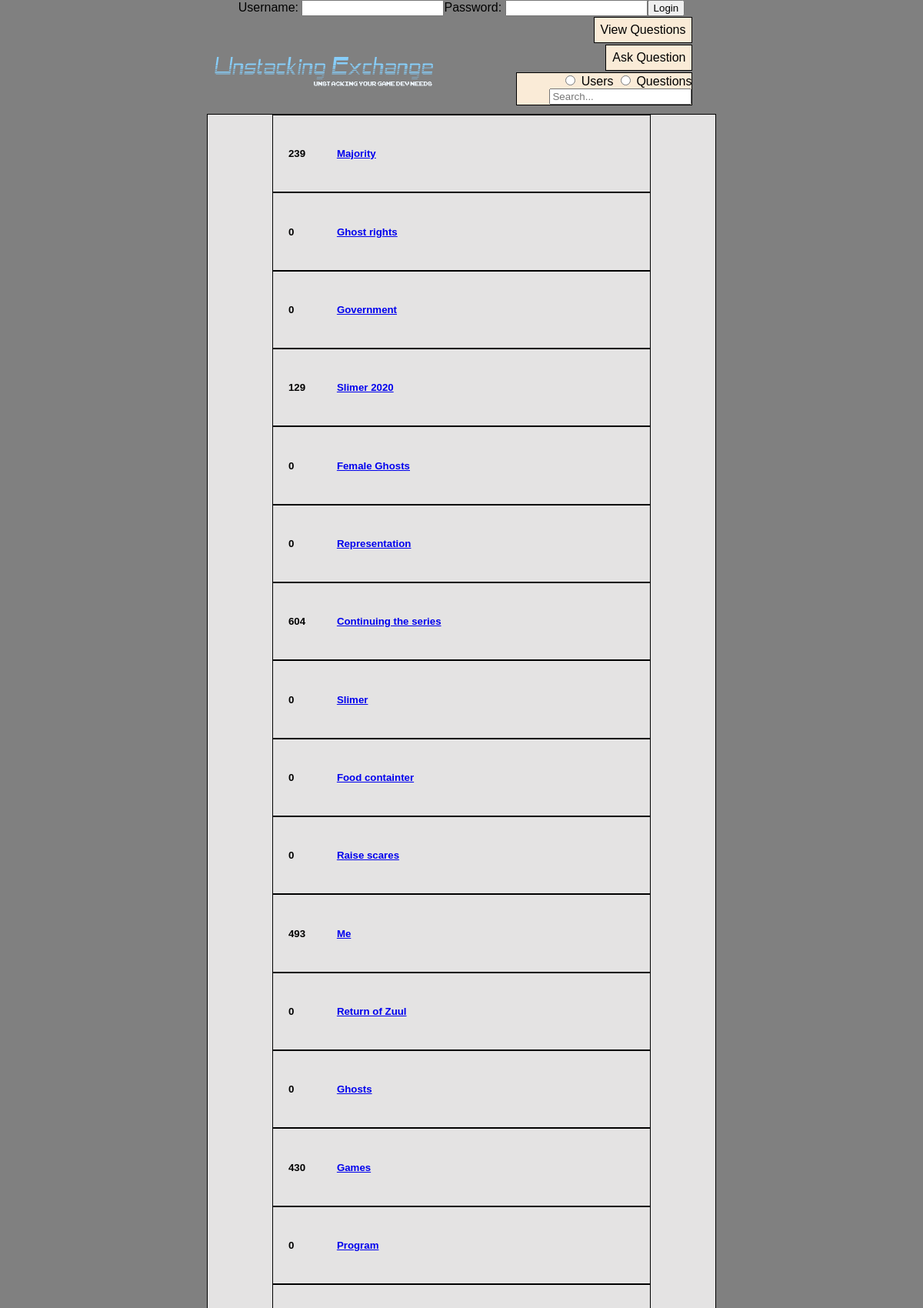
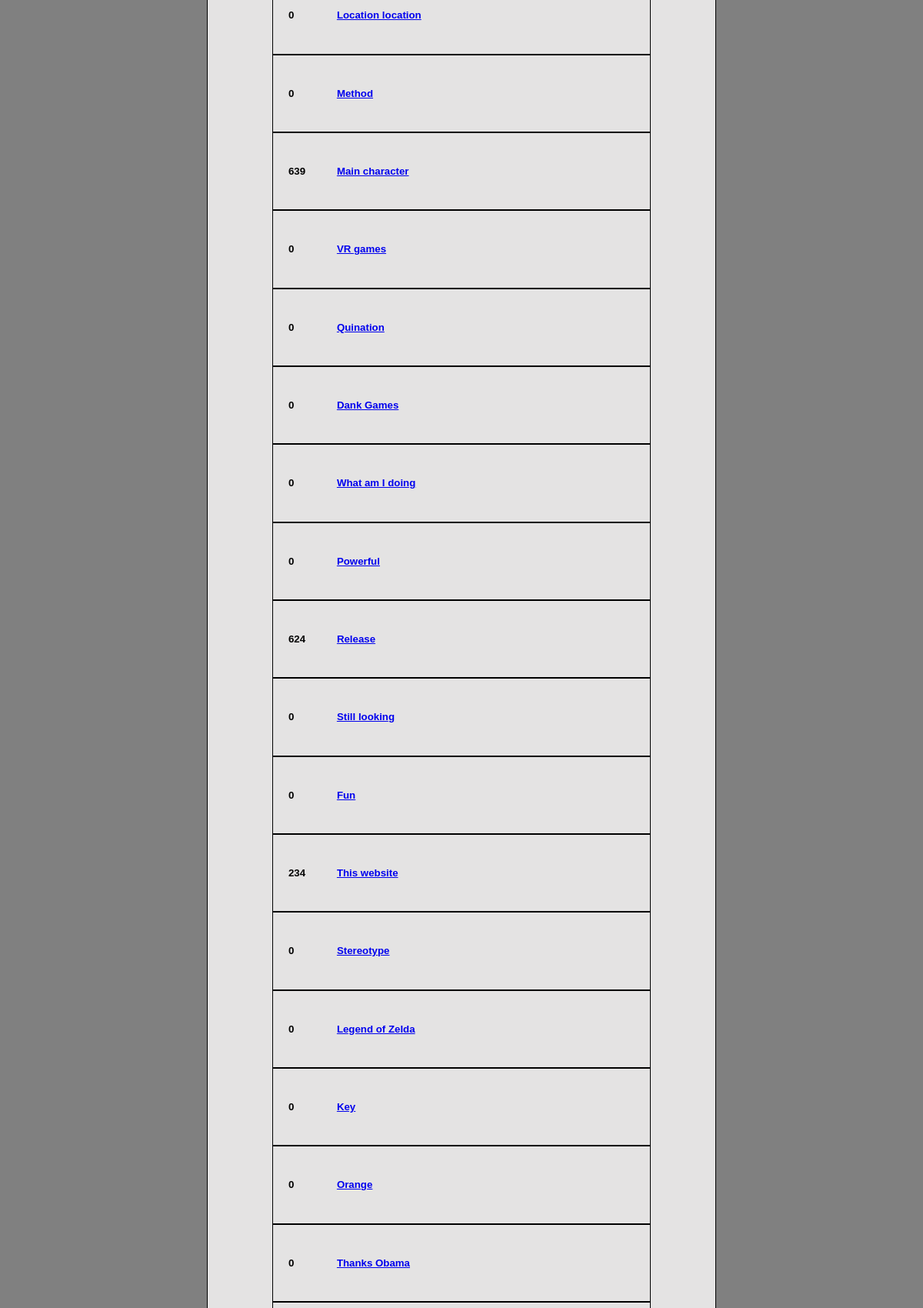
The page /questions.php (upper part) on the database its author committed (2 pictures, top to bottom).
### tables this page shows
CREATE TABLE `Questions` (
  `id` int(11) NOT NULL AUTO_INCREMENT,
  `questionScore` int(250) NOT NULL,
  `questionTitle` varchar(250) NOT NULL,
  `questionBody` varchar(8000) NOT NULL,
  `questionPoster` varchar(250) NOT NULL,
  `questionFrozen` int(10) NOT NULL,
  PRIMARY KEY (`id`)
);

### questions.php (the view, shortened to what this page needs)
<?php
require('PHP/Connect.php');
?>
<!DOCTYPE html>
<html lang="en">
    <head>
        <link rel="stylesheet" type="text/css" href="CSS/stylesheet.css">
    </head>
    <body>
        <div id="Header">
            <?PHP
                    if (isset($_SESSION["USER"]))
                    {
                        echo "<form class=\"FormLogin\" action=\"PHP/Logout.php\" method=\"post\">";
                        echo "<b>Welcome: <a href=\"profile.php?id=\"".$_SESSION["USERID"]."\">".$_SESSION["USER"]."</a></b>";
                        echo "&nbsp&nbsp&nbsp";
                        echo "<input type=\"submit\" name=\"submit\" value=\"Logout\">";
                        echo "</form>";
                    }
                    else
                    {
                        echo "<form class=\"FormLogin\" action=\"PHP/Login.php\" method=\"post\">";
                        echo "Username: <input type=\"text\" name=\"LoginUsername\">";
                        echo "Password: <input type=\"password\" name=\"LoginPassword\">";
                        echo "<input type=\"submit\" name=\"submit\" value=\"Login\">";
                        echo "</form>";
                    }
                ?>
            <div class="Navigation">
                <h1>
                    <a href="index.php"><img src="images/Logo.png" class="logo"></a>
                </h1>
                <ul>
                    <li><a href="#" class="active">View Questions</a></li>
                    <li><A href="ask.php">Ask Question</a></li>
                    <li><form action="" method="post">
                        <input type="radio" name="search" value="Users"/> Users
                        <input type="radio" name="search" value="Questions"/> Questions
                        <input type="text" name="search" placeholder="Search..."></li>
                </ul>
            </div>
        </div>
        <div id="Container">
            <div id="Content">
                <div class="QuestionList">
                    <?php
                        $sql = "SELECT * FROM Questions ORDER BY id DESC";
                        $result = mysqli_query($conn, $sql);
                        if (mysqli_num_rows($result) > 0)
                        {
                            while ($row = mysqli_fetch_assoc($result))
                            {
                                    if($_SESSION["USERLEVEL"] == 1)
                                    {
                                    $_SESSION["CurrentRow"] = $row["id"];
                                    $_SESSION["CurrentFreeze"] = $row["questionFrozen"];
                                    $test=$row["questionFrozen"];
                                    $test2=$row["id"];
                                       echo "<table style=\"width:100%\">";
                                       echo "<tr>"."<div>";
                                        echo "<td>"."<div id=\"questionScore\">";
                                        echo "<h5>".$row["questionScore"]."</h5>";
                                        echo "</div></td>";
                                        echo "<td>"."<div id=\"questionTitleLink\">";
                                        echo "<a href=\"QuestionView.php?id=".$row["id"]."\">";
                                        echo "<h5>".$row["questionTitle"]."</h5>"."</a>";
                                        echo "</div>"."</td>";
                                        echo "<td>"."<div id=\"questionDelete\">";
                                        echo "<h5><form id=\"delete\" action=\"PHP/Delete.php?=".$row["id"]." method=\"post\">"."<button form=\"delete\" name=\"deletes\" type=\"submit\" value=".$row["id"].">Delete</button>"."</form></h5></td>";
                                        echo "<td>"."Freeze Status:";
                                        echo "<form id=\"freeze\" action=\"PHP/Freezing.php?=".$test."&delete=".$test2."method=\"post\">"."<button form=\"freeze\" name=\"freeze\" type=\"submit\" value=".$test."data-value=".$test2.">Freeze</button></div>"."</form>";
                                        echo "</td>"."</tr>";
                                    echo "</div>";
                                    echo "</table>";
                                    }
                                    else
                                    {
                                    echo "<div>";
                                    echo "<div id=\"questionScore\">";
                                        echo "<h5>" . $row["questionScore"] . "</h5>";
                                    echo "</div>";
                                    echo "<div id=\"questionTitleLink\">";
                                        echo "<a href=\"QuestionView.php?id=" . $row["id"]. "\">";
                                            echo "<h5>" . $row["questionTitle"] . "</h5>" . "</a>";
                                    echo "</div>";
                                    echo "</div>";
                                    }
                            }
                        }else {
                            echo "<div>";
                            echo "<h5>";
                            echo "0 Results Found";
                            echo "</h5>";
                            echo "</div>";
                        }
                    ?>
                </div>
            </div>
        </div>
    </body>
</html>

### CSS/stylesheet.css (style rules this page uses)
body { background: Gray; margin: 0; padding: 0; text-align: center; color: #000000; font-family: Arial, Helvetica, sans-serif; font-size: 100%; }
#Container { width:55%; margin:10px auto; text-align: left; background-color: #E4E3E3; border: 1px solid #000000; }
#Content { width: 100%; height: 100%; overflow: hidden; }
.Navigation { width:55%; margin:auto; text-align: left; }
.Navigation h1 { display: inline-block; width: 60%; margin: 0; padding: 0; }
.logo { width: 300px; height: 75px; }
.Navigation ul { display: inline-block; width: 35%; text-align: right; margin: 0; padding: 0; }
.Navigation ul li { display: inline-block; border: 1px solid black; margin: 1px; background: #FAEBD7; }
.Navigation ul li a { display: block; text-decoration: none; text-align: center; padding: 7px 8px; color: black; }
.QuestionList { width: 95%; margin: 0px auto; }
.QuestionList div { width: 75%; margin: 0px auto; padding: 10px; border: 1px solid black; display: block; }
#questionScore { width: 10%; display: inline-block; margin: 0px; padding: 10px; border: none; }
#questionTitleLink { width: 80%; display: inline-block; margin: 3px; padding: 3px; border: none; }

### rows shown on the page
questions: questionScore "239", questionTitle "Majority"
questions: questionScore "0", questionTitle "Ghost rights"
questions: questionScore "0", questionTitle "Government"
questions: questionScore "129", questionTitle "Slimer 2020"
questions: questionScore "0", questionTitle "Female Ghosts"
questions: questionScore "0", questionTitle "Representation"
questions: questionScore "604", questionTitle "Continuing the series"
questions: questionScore "0", questionTitle "Slimer"
questions: questionScore "0", questionTitle "Food containter"
questions: questionScore "0", questionTitle "Raise scares"
questions: questionScore "493", questionTitle "Me"
questions: questionScore "0", questionTitle "Return of Zuul"
questions: questionScore "0", questionTitle "Ghosts"
questions: questionScore "430", questionTitle "Games"
questions: questionScore "0", questionTitle "Program"
questions: questionScore "0", questionTitle "Location location"
questions: questionScore "0", questionTitle "Method"
questions: questionScore "639", questionTitle "Main character"
questions: questionScore "0", questionTitle "VR games"
questions: questionScore "0", questionTitle "Quination"
questions: questionScore "0", questionTitle "Dank Games"
questions: questionScore "0", questionTitle "What am I doing"
questions: questionScore "0", questionTitle "Powerful"
questions: questionScore "624", questionTitle "Release"
questions: questionScore "0", questionTitle "Still looking"
questions: questionScore "0", questionTitle "Fun"
questions: questionScore "234", questionTitle "This website"
questions: questionScore "0", questionTitle "Stereotype"
questions: questionScore "0", questionTitle "Legend of Zelda"
questions: questionScore "0", questionTitle "Key"
questions: questionScore "0", questionTitle "Orange"
questions: questionScore "0", questionTitle "Thanks Obama"
